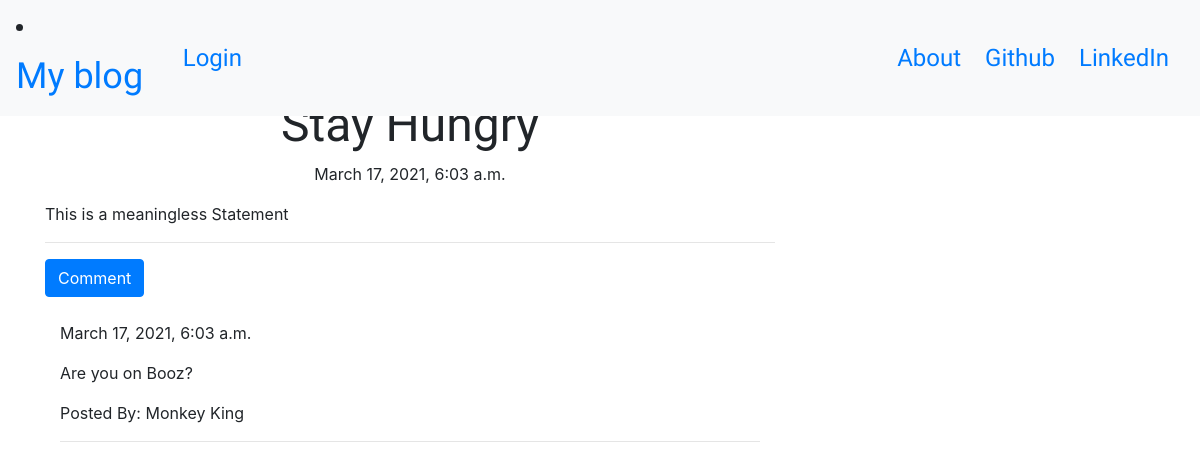
Page /post/7 on the committed database.
### blog/models.py (models this page shows, shortened)
class Post(models.Model):
    author = models.ForeignKey('auth.User', on_delete=models.CASCADE)
    title = models.CharField(max_length=200)
    text = models.TextField()
    create_date = models.DateTimeField(default=timezone.now)
    published_date = models.DateTimeField(blank=True, null=True)

class Comment(models.Model):
    post = models.ForeignKey('blog.Post', related_name='comments', on_delete=models.CASCADE)
    author = models.CharField(max_length=200)
    text = models.TextField(max_length=2000)
    create_date = models.DateTimeField(default=timezone.now)
    approve_comment = models.BooleanField(default=False)

### blog/views.py (the view)
# urls.py: re_path(r'^(?P<pk>[\d]+)$', views.PostDetailView.as_view(), name='post_detail'),                # post Detail view
class PostDetailView(DetailView):
    model = models.Post

### blog/templates/blog/post_detail.html (shortened to what this page needs)
{% extends "blog/base.html" %}
{% block content %}
<br><br><br><br>
<h1 class="posttitle loader">{{ post.title }}</h1>
{% if post.published_date %}
    <div class="date postdate">
        {{ post.published_date }}
    </div>
{% else %}
    <a  class="btn btn-primary" href="{% url 'blog:post_publish' pk=post.pk %}">Publish</a>
{% endif %}
    <p class='postcontent'>{{ post.text|safe|linebreaksbr }}</p>
    <hr>
    <a class='btn btn-primary' href="{% url 'blog:post_comment' pk=post.pk %}">Comment</a>
    <div class='container'>
        {% for comment in post.comments.all %}
            <br>
            {% if user.is_authenticated or comment.approve_comment %}
                {{ comment.create_date }}
                    <p>{{ comment.text|safe|linebreaks }}</p>
                    <p>Posted By: {{ comment.author }}</p>
                    <hr>
            {% endif %}
            {% empty %}
            <p>No Comments!</p>
        {% endfor %}
    </div>
{% endblock %}

### blog/static/CSS/blog.css (style rules this page uses)
.postdate { text-align: center; }
.posttitle { font-family: 'Russo One', sans-serif; font-size: 3em; text-align: center; }
.postcontent { font-family: 'Montserrat'; font-size: 1.5em; }
.loader { filter:hue-rotate(0deg); color: linear-gradient(45deg,#0f8,#08f); animation:hue 5000ms infinite linear; }

### rows in the picture
Post: title "Stay Hungry", published_date "March 17, 2021, 6:03 a.m.", text "This is a meaningless Statement"
Comment: create_date "March 17, 2021, 6:03 a.m.", text "Are you on Booz?", author "Monkey King"
